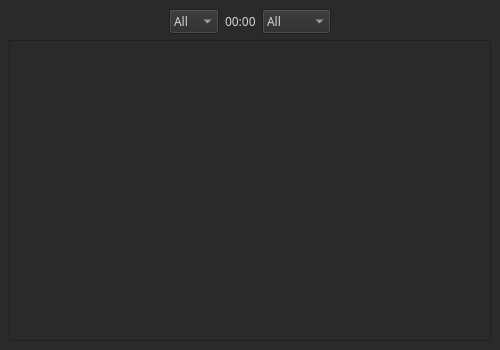
<?xml version="1.0" encoding="UTF-8"?>
<ui version="4.0">
 <class>MainWindow</class>
 <widget class="QMainWindow" name="MainWindow">
  <property name="geometry">
   <rect>
    <x>0</x>
    <y>0</y>
    <width>500</width>
    <height>350</height>
   </rect>
  </property>
  <property name="sizePolicy">
   <sizepolicy hsizetype="Preferred" vsizetype="Preferred">
    <horstretch>0</horstretch>
    <verstretch>0</verstretch>
   </sizepolicy>
  </property>
  <property name="windowTitle">
   <string>K6GTE DXSUMMIT SPOTS</string>
  </property>
  <property name="styleSheet">
   <string notr="true">background-color: rgb(42, 42, 42);
color: rgb(211, 215, 207);</string>
  </property>
  <widget class="QWidget" name="centralwidget">
   <layout class="QGridLayout" name="gridLayout">
    <item row="0" column="0">
     <layout class="QVBoxLayout" name="verticalLayout">
      <item>
       <layout class="QHBoxLayout" name="horizontalLayout">
        <item>
         <spacer name="horizontalSpacer_2">
          <property name="font">
           <font>
            <family>JetBrains Mono</family>
           </font>
          </property>
          <property name="orientation">
           <enum>Qt::Horizontal</enum>
          </property>
          <property name="sizeHint" stdset="0">
           <size>
            <width>40</width>
            <height>20</height>
           </size>
          </property>
         </spacer>
        </item>
        <item>
         <widget class="QComboBox" name="comboBox_band">
          <property name="font">
           <font>
            <family>JetBrains Mono</family>
           </font>
          </property>
          <item>
           <property name="text">
            <string>All</string>
           </property>
          </item>
          <item>
           <property name="text">
            <string>2</string>
           </property>
          </item>
          <item>
           <property name="text">
            <string>6</string>
           </property>
          </item>
          <item>
           <property name="text">
            <string>10</string>
           </property>
          </item>
          <item>
           <property name="text">
            <string>12</string>
           </property>
          </item>
          <item>
           <property name="text">
            <string>15</string>
           </property>
          </item>
          <item>
           <property name="text">
            <string>17</string>
           </property>
          </item>
          <item>
           <property name="text">
            <string>20</string>
           </property>
          </item>
          <item>
           <property name="text">
            <string>30</string>
           </property>
          </item>
          <item>
           <property name="text">
            <string>40</string>
           </property>
          </item>
          <item>
           <property name="text">
            <string>80</string>
           </property>
          </item>
          <item>
           <property name="text">
            <string>160</string>
           </property>
          </item>
         </widget>
        </item>
        <item>
         <widget class="QLabel" name="time">
          <property name="font">
           <font>
            <family>JetBrains Mono</family>
           </font>
          </property>
          <property name="text">
           <string>00:00</string>
          </property>
         </widget>
        </item>
        <item>
         <widget class="QComboBox" name="comboBox_mode">
          <property name="font">
           <font>
            <family>JetBrains Mono</family>
           </font>
          </property>
          <item>
           <property name="text">
            <string>All</string>
           </property>
          </item>
          <item>
           <property name="text">
            <string>CW</string>
           </property>
          </item>
          <item>
           <property name="text">
            <string>PHONE</string>
           </property>
          </item>
          <item>
           <property name="text">
            <string>DIGI</string>
           </property>
          </item>
         </widget>
        </item>
        <item>
         <spacer name="horizontalSpacer">
          <property name="font">
           <font>
            <family>JetBrains Mono</family>
           </font>
          </property>
          <property name="orientation">
           <enum>Qt::Horizontal</enum>
          </property>
          <property name="sizeHint" stdset="0">
           <size>
            <width>40</width>
            <height>20</height>
           </size>
          </property>
         </spacer>
        </item>
       </layout>
      </item>
      <item>
       <widget class="QListWidget" name="listWidget">
        <property name="font">
         <font>
          <family>JetBrains Mono</family>
         </font>
        </property>
        <property name="focusPolicy">
         <enum>Qt::NoFocus</enum>
        </property>
        <property name="autoFillBackground">
         <bool>false</bool>
        </property>
        <property name="styleSheet">
         <string notr="true">alternate-background-color: rgb(66, 66, 66);
</string>
        </property>
        <property name="alternatingRowColors">
         <bool>true</bool>
        </property>
       </widget>
      </item>
     </layout>
    </item>
   </layout>
  </widget>
 </widget>
 <resources/>
 <connections/>
</ui>
